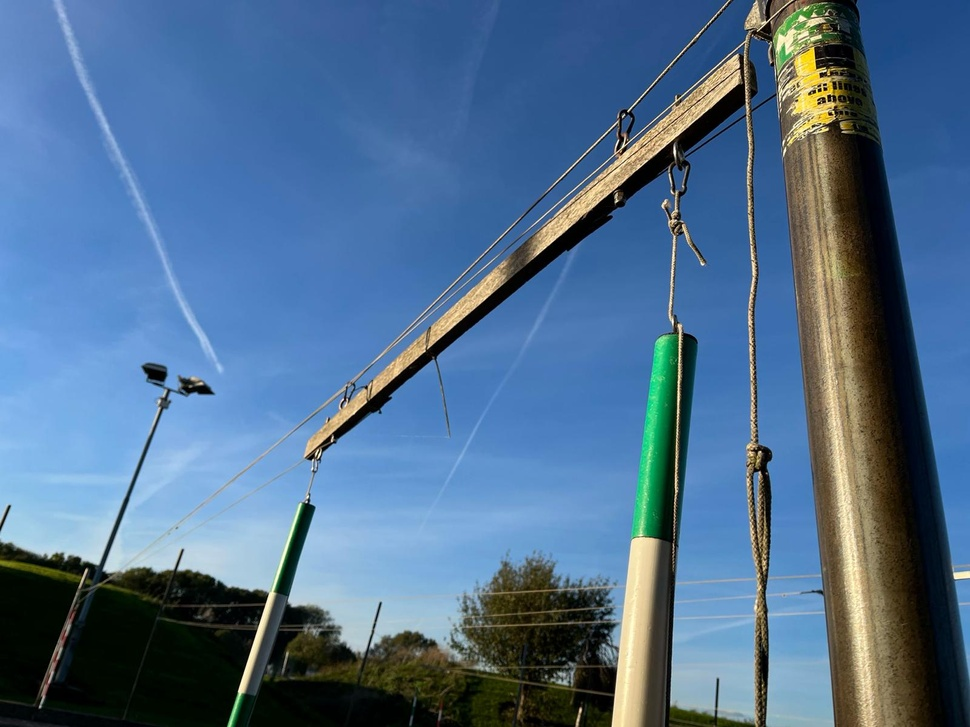
#> input picture IMG-20240223-WA0002.jpg, 970 x 727 px, shrunk from 1600 x 1200 before the run, given in place of the camera
$ python OpenCV_Detect_Green.py
#> lines starting #> are read from the running program, lines starting #| are printed output that depends on the picture; after the words box and inside, x2 and y2 are one past the last pixel; in counts of white or black regions, pixels touching at a corner belong together
import cv2
import numpy as np

cap = cv2.VideoCapture(0) #Open Pi Camera

while(1):

    ret, frame = cap.read() #Read Pi Camera
#> frame is the input picture: shape (727, 970, 3); mean B, G, R 141.8, 110.4, 79.5

    hsv = cv2.cvtColor(frame, cv2.COLOR_BGR2HSV)
#> hsv: shape (727, 970, 3); mean H, S, V 87.6, 143.6, 150.1

    light_green = np.array([40, 40, 40]) #HSV Values for Green (Lower End)
    dark_green = np.array([70, 255, 255]) #HSV Values for Green (Upper End)

    mask_green = cv2.inRange(hsv, light_green, dark_green) #Mask Green in Live View
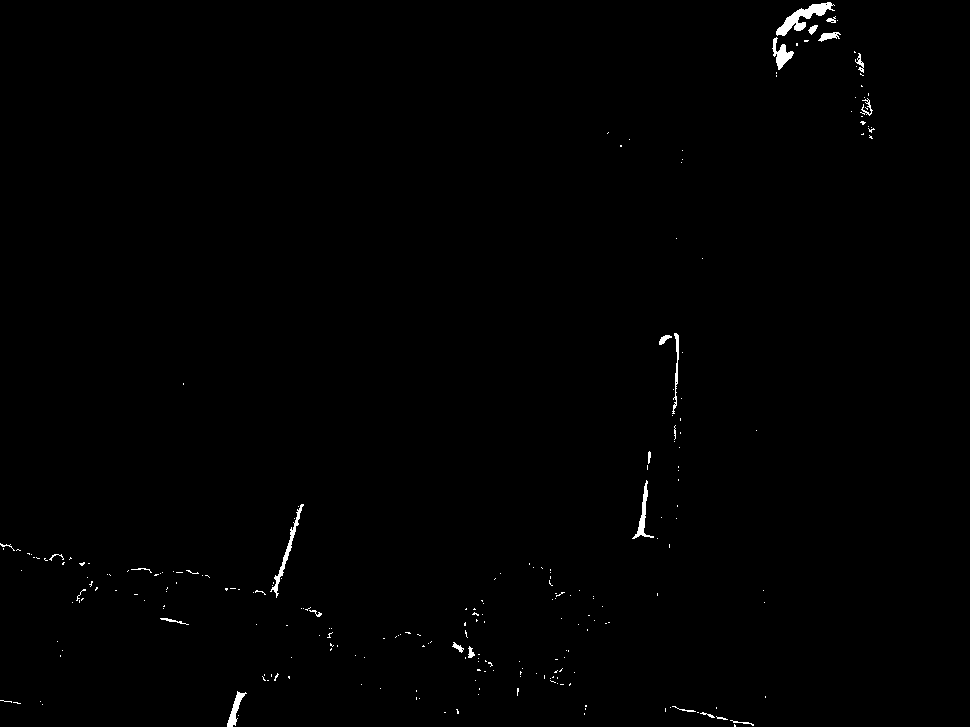
#> mask_green: shape (727, 970); 0.52% white; 246 white regions (220 under 20 px)

    res_green = cv2.bitwise_and(frame, frame, mask=mask_green)

    light_yellow = np.array([0, 100, 100]) #HSV Values for Yellow (Lower End)
    dark_yellow = np.array([10, 255, 255]) #HSV Values for Yellow (Upper End

    green_contours, _ = cv2.findContours(mask_green, cv2.RETR_EXTERNAL, cv2.CHAIN_APPROX_SIMPLE)
#> green_contours = 246 contours, 231 with area under 20; largest, box (x1, y1, x2, y2) and area: (776, 2, 835, 36) 577, (270, 504, 304, 598) 269, (772, 37, 794, 70) 254, (632, 480, 654, 539) 216, (227, 691, 247, 727) 200
    cv2.drawContours(frame, green_contours, -1, (0, 255, 0), 2)
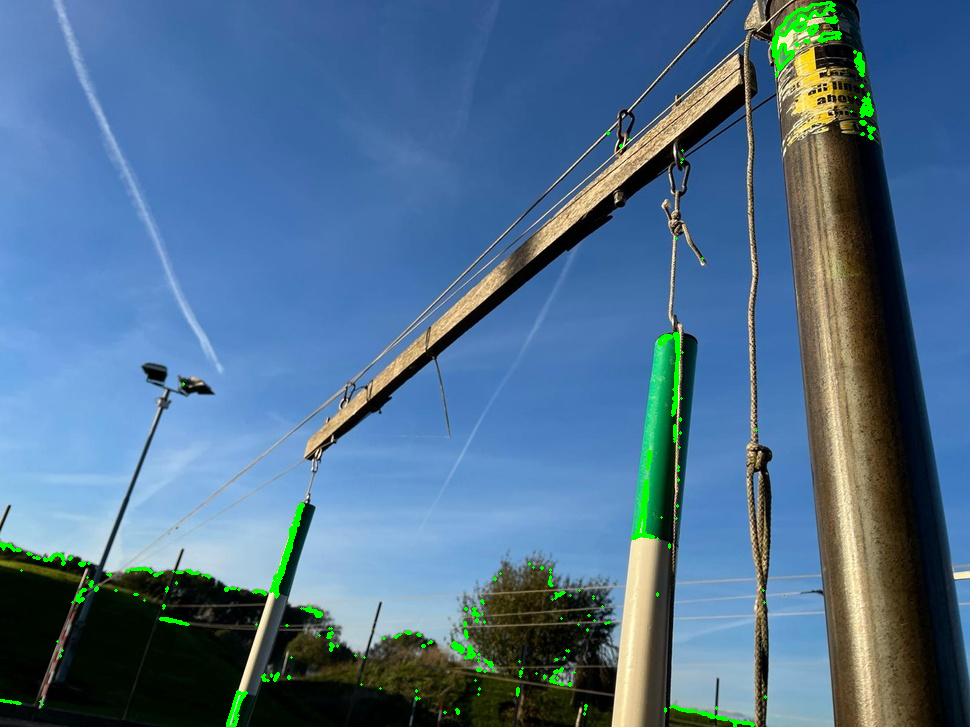
#> frame: shape (727, 970, 3); 1.02% of pixels changed, all inside (x1, y1, x2, y2) = (0, 1, 876, 727)

    kayaker_mask = cv2.inRange(hsv, light_yellow, dark_yellow) #Mask Yellow in Live View
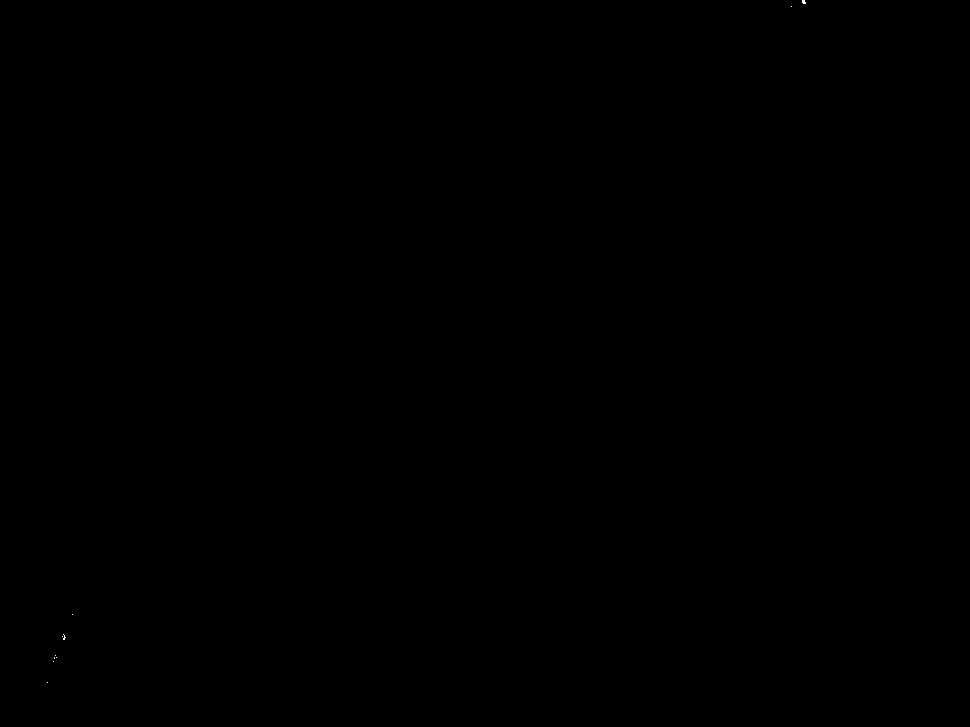
#> kayaker_mask: shape (727, 970); 0% white in thin lines or dots, all inside (x1, y1, x2, y2) = (47, 0, 806, 683)
    kayaker_contours, _ = cv2.findContours(kayaker_mask, cv2.RETR_EXTERNAL, cv2.CHAIN_APPROX_SIMPLE)
#> kayaker_contours = 10 contours, all with area under 20

    pole_colours = []
    if len(green_contours) >= 2:
        pole_colours.append("Green")

    if kayaker_contours:
        x, y, w, h = cv2.boundingRect(kayaker_contours[0])
#> x = 47; y = 682; w = 1; h = 1

        kayaker_position = (x + w // 2, y + h // 2)
#> kayaker_position = (47, 682)
        cv2.circle(frame, kayaker_position, 10, (0, 0, 255), -1)
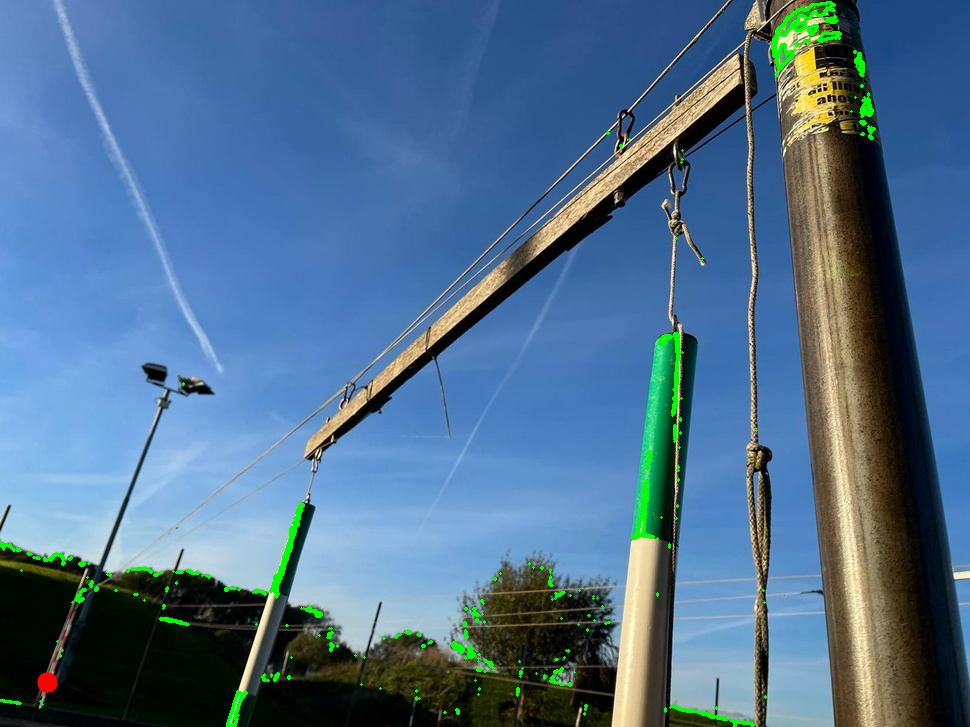
#> frame: shape (727, 970, 3); 0.04% of pixels changed, all inside (x1, y1, x2, y2) = (37, 672, 58, 693)

        if "Green" in pole_colours:
            direction = "Downstream"
        else:
            direction = "Pending"


    print(direction)

    #Create Windows to show different feeds
    cv2.imshow('Live Feed', frame)
    cv2.imshow('Green Masking', mask_green)
    cv2.imshow('Yellow Masking', kayaker_mask)
    cv2.imshow('Results', res_green)

    if cv2.waitKey(1) & 0xFF == ord('q'): #Press q to terminate program
#> (key q is pressed here)
        break

# Close all windows
cap.release()
cv2.destroyAllWindows()

$ run again, on IMG-20240223-WA0003.jpg
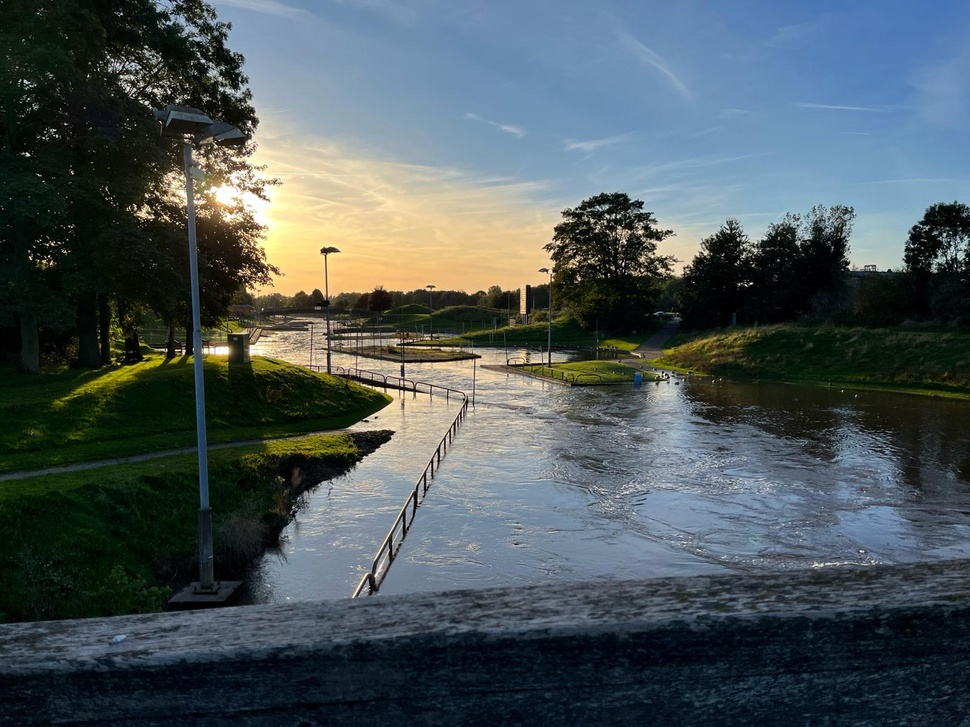
#> input picture IMG-20240223-WA0003.jpg, 970 x 727 px, shrunk from 1600 x 1200 before the run, given in place of the camera
#> frame is the input picture: shape (727, 970, 3); mean B, G, R 89.9, 86.8, 75.6
#> hsv: shape (727, 970, 3); mean H, S, V 79, 114, 100.5
#> `mask_green = cv2.inRange(hsv, light_green, dark_green)`:
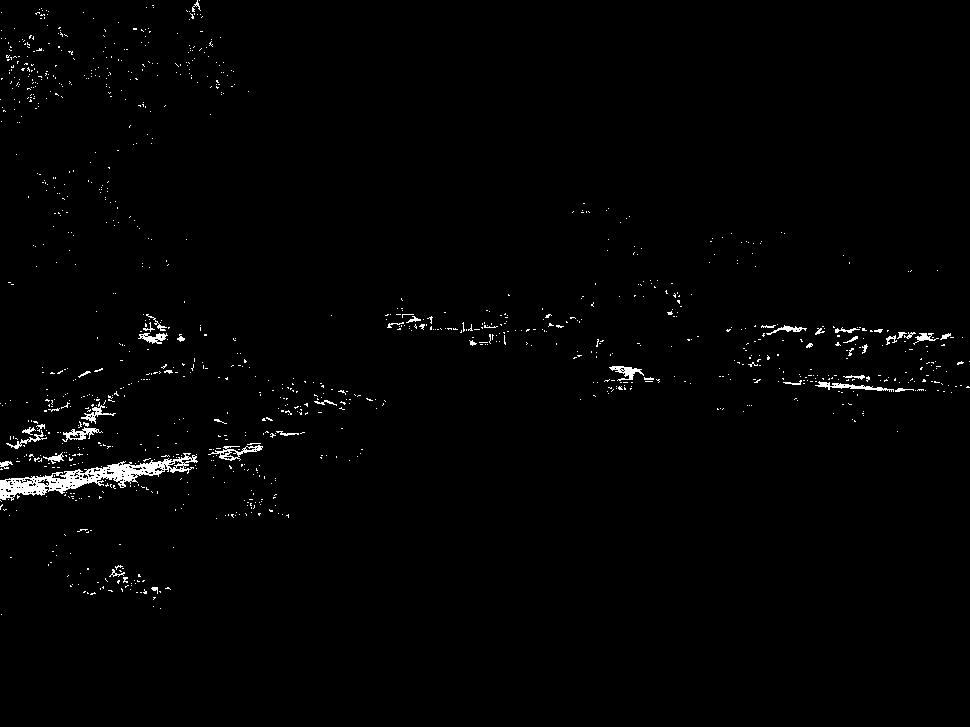
#> mask_green: shape (727, 970); 1.2% white in thin lines or dots, all inside (x1, y1, x2, y2) = (0, 0, 970, 615)
#> green_contours = 1102 contours, 1080 with area under 20; largest, box (x1, y1, x2, y2) and area: (0, 453, 198, 501) 2705, (208, 445, 263, 461) 267, (62, 427, 103, 442) 204, (815, 381, 894, 392) 186, (609, 366, 644, 381) 169
#> kayaker_mask: shape (727, 970); 0% white in thin lines or dots, all inside (x1, y1, x2, y2) = (254, 277, 350, 370)
#> kayaker_contours = 7 contours, all with area under 20
#> x = 349; y = 369; w = 1
#> kayaker_position = (349, 369)
#> `cv2.circle(frame, kayaker_position, 10, (0, 0, 255), -1)`:
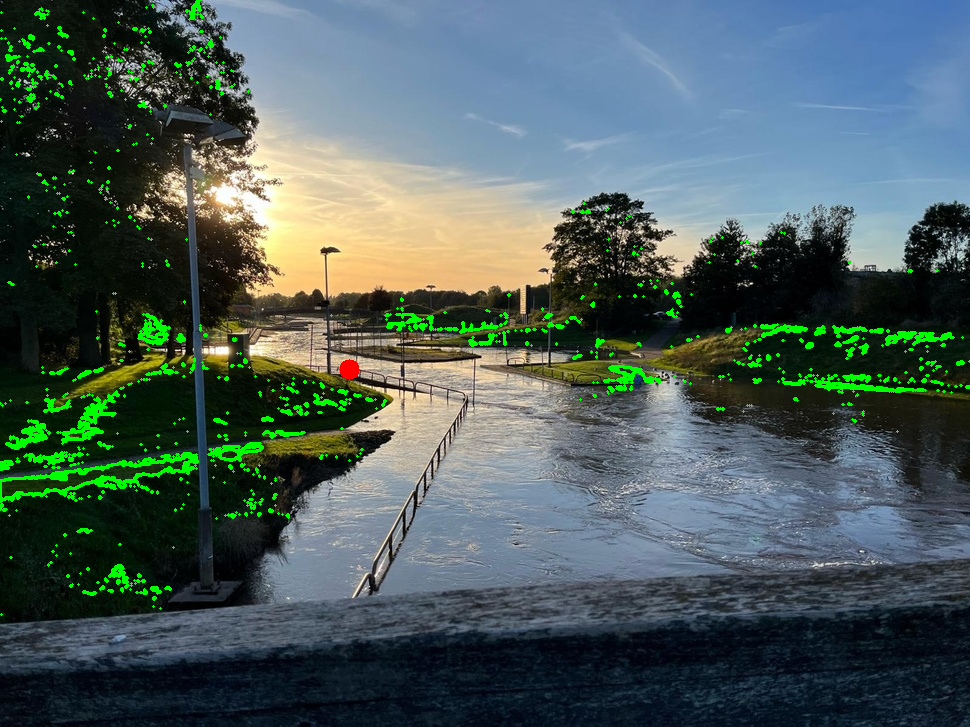
#> frame: shape (727, 970, 3); mean B, G, R 89.3, 92.3, 74.9

$ run again, on IMG-20240223-WA0004.jpg
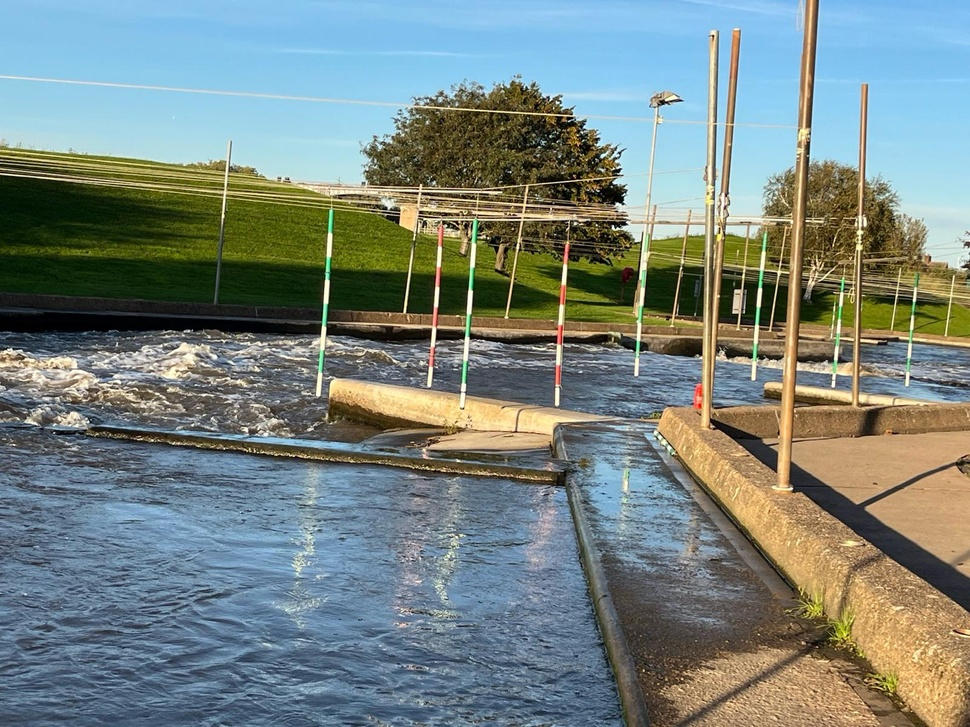
#> input picture IMG-20240223-WA0004.jpg, 970 x 727 px, shrunk from 1600 x 1200 before the run, given in place of the camera
#> frame is the input picture: shape (727, 970, 3); mean B, G, R 128.4, 132.8, 119.8
#> hsv: shape (727, 970, 3); mean H, S, V 68.1, 99.3, 152.1
#> `mask_green = cv2.inRange(hsv, light_green, dark_green)`:
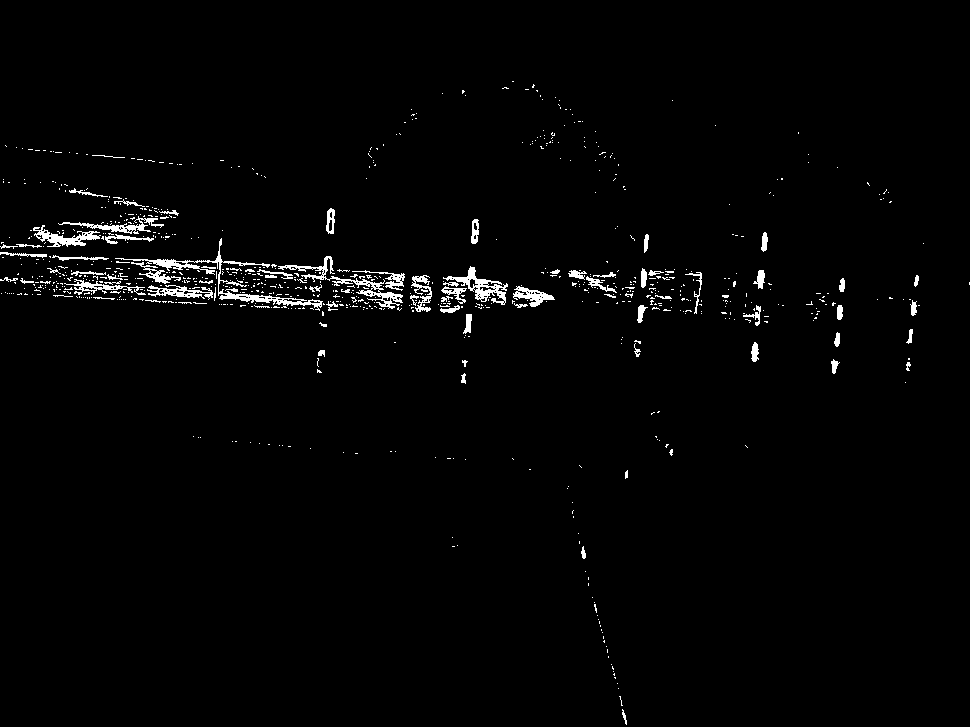
#> mask_green: shape (727, 970); 1.8% white; 831 white regions (751 under 20 px)
#> green_contours = 831 contours, 783 with area under 20; largest, box (x1, y1, x2, y2) and area: (115, 238, 323, 311) 948, (278, 256, 403, 309) 697, (443, 266, 508, 305) 664, (33, 225, 101, 247) 466, (513, 286, 555, 307) 352
#> kayaker_mask: shape (727, 970); 0.12% white; 24 white regions (14 under 20 px)
#> kayaker_contours = 24 contours, 16 with area under 20; largest, box (x1, y1, x2, y2) and area: (692, 383, 703, 410) 154, (555, 325, 564, 345) 91, (555, 366, 561, 384) 64, (560, 286, 566, 304) 57, (432, 308, 439, 327) 52, (438, 226, 444, 246) 47, (563, 244, 570, 262) 36, (436, 268, 441, 286) 23
#> x = 957; y = 630; w = 2
#> kayaker_position = (958, 631)
#> `cv2.circle(frame, kayaker_position, 10, (0, 0, 255), -1)`:
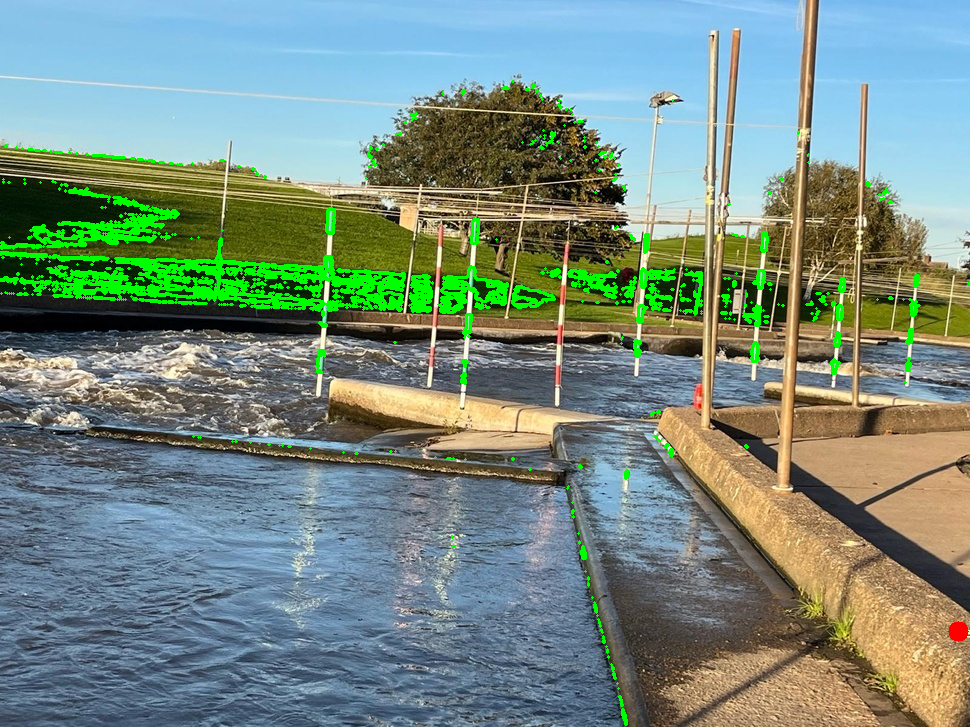
#> frame: shape (727, 970, 3); mean B, G, R 127.3, 139.8, 118.3
